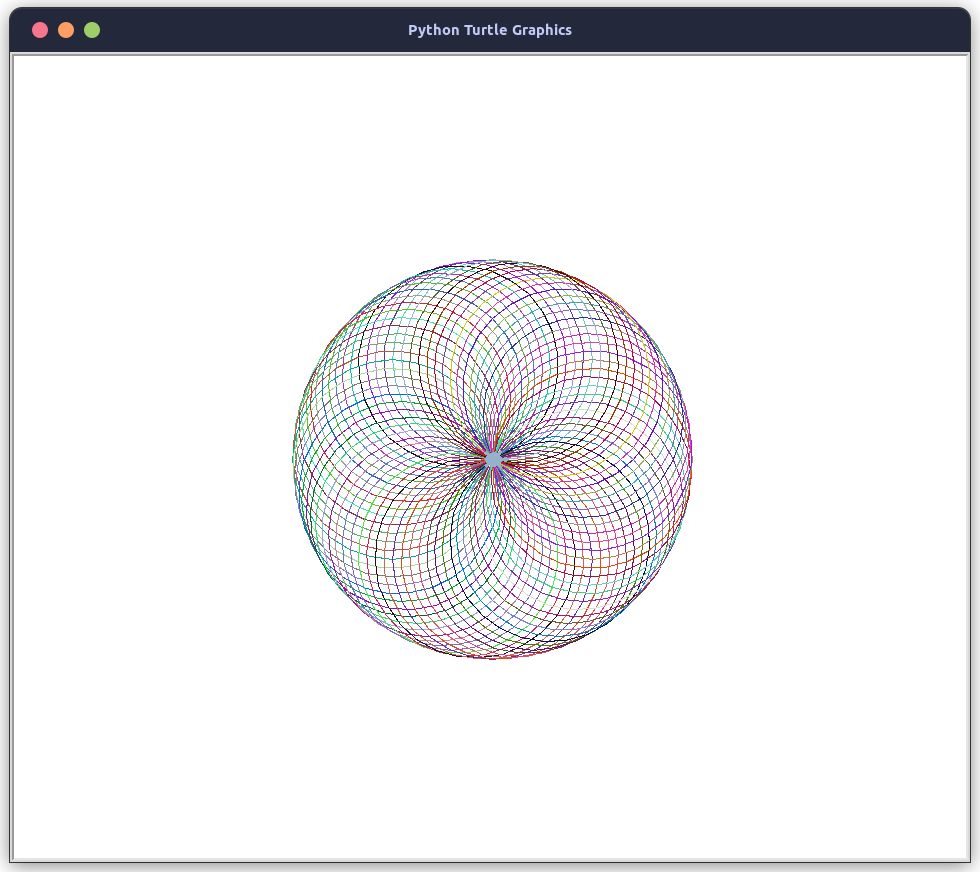

The Python source for this figure:
#draw a spirograph
from turtle import Turtle
import random
import turtle as t

mr_turtle = Turtle()
mr_turtle.shape("turtle")
mr_turtle.speed("fastest")

t.colormode(225)
screen = t.Screen()
screen.colormode(255)
mr_turtle.pencolor(255, 0, 0)

def random_color():
    r = random.randint(0,225)
    g = random.randint(0,225)
    b = random.randint(0,225)
    random_color = (r, g, b)
    return random_color


def spirograph( size_of_gap ):
    for i in range(int(360 / size_of_gap)):
        mr_turtle.color(random_color())
        mr_turtle.circle(100)
        mr_turtle.setheading(mr_turtle.heading() + size_of_gap)


spirograph(5)

screen.exitonclick()
